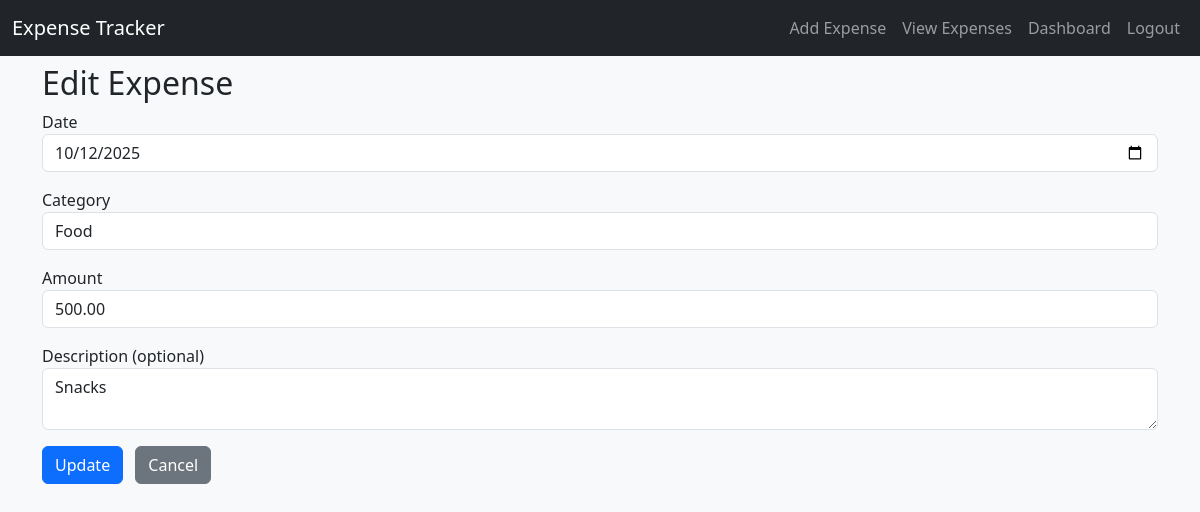
Page /edit/1 (signed in) on the committed database.
### app.py (models this page shows)
class Expense(db.Model):
    id = db.Column(db.Integer, primary_key=True)
    user_id = db.Column(db.Integer, db.ForeignKey('user.id'), nullable=False, index=True)
    date = db.Column(db.Date, nullable=False)
    category = db.Column(db.String(80), nullable=False)
    amount = db.Column(db.Float, nullable=False)
    description = db.Column(db.Text, nullable=True)
    user = db.relationship('User', backref=db.backref('expenses', lazy=True))

### app.py (the view, shortened to what this page needs)
@app.route('/edit/<int:exp_id>', methods=['GET', 'POST'])
@login_required
def edit_expense(exp_id):
    expense = Expense.query.get_or_404(exp_id)
    if expense.user_id != current_user.id:
        flash('Unauthorized.', 'danger')
        return redirect(url_for('view_expenses'))
    return render_template('edit_expense.html', expense=expense)

### app.py (called while the page is built)
@login_manager.user_loader
def load_user(user_id):
    return User.query.get(int(user_id))

### templates/edit_expense.html (shortened to what this page needs)
{% extends "base.html" %}
{% block content %}
<h2>Edit Expense</h2>
<form method="post" action="{{ url_for('edit_expense', exp_id=expense.id) }}">
<div class="mb-3">
<label>Date</label>
<input type="date" name="date" class="form-control" value="{{ expense.date.strftime('%Y-%m-%d') }}">
</div>
<div class="mb-3">
<label>Category</label>
<select name="category" class="form-control">
<option {% if expense.category=='Food' %}selected{% endif %}>Food</option>
</select>
</div>
<div class="mb-3">
<label>Amount</label>
<input type="number" step="0.01" name="amount" class="form-control" value="{{ '%.2f'|format(expense.amount) }}">
</div>
<div class="mb-3">
<label>Description (optional)</label>
<textarea name="description" class="form-control" rows="2" placeholder="Add a short note about this expense">{{ expense.description or '' }}</textarea>
</div>
<button class="btn btn-primary" type="submit">Update</button>
<a href="{{ url_for('view_expenses') }}" class="btn btn-secondary ms-2">Cancel</a>
</form>
{% endblock %}

### static/style.css (style rules this page uses)
body { background-color: #f8f9fa; }

### rows in the picture
Expense: date "10/12/2025", category "Food", amount "500.00", description "Snacks"
